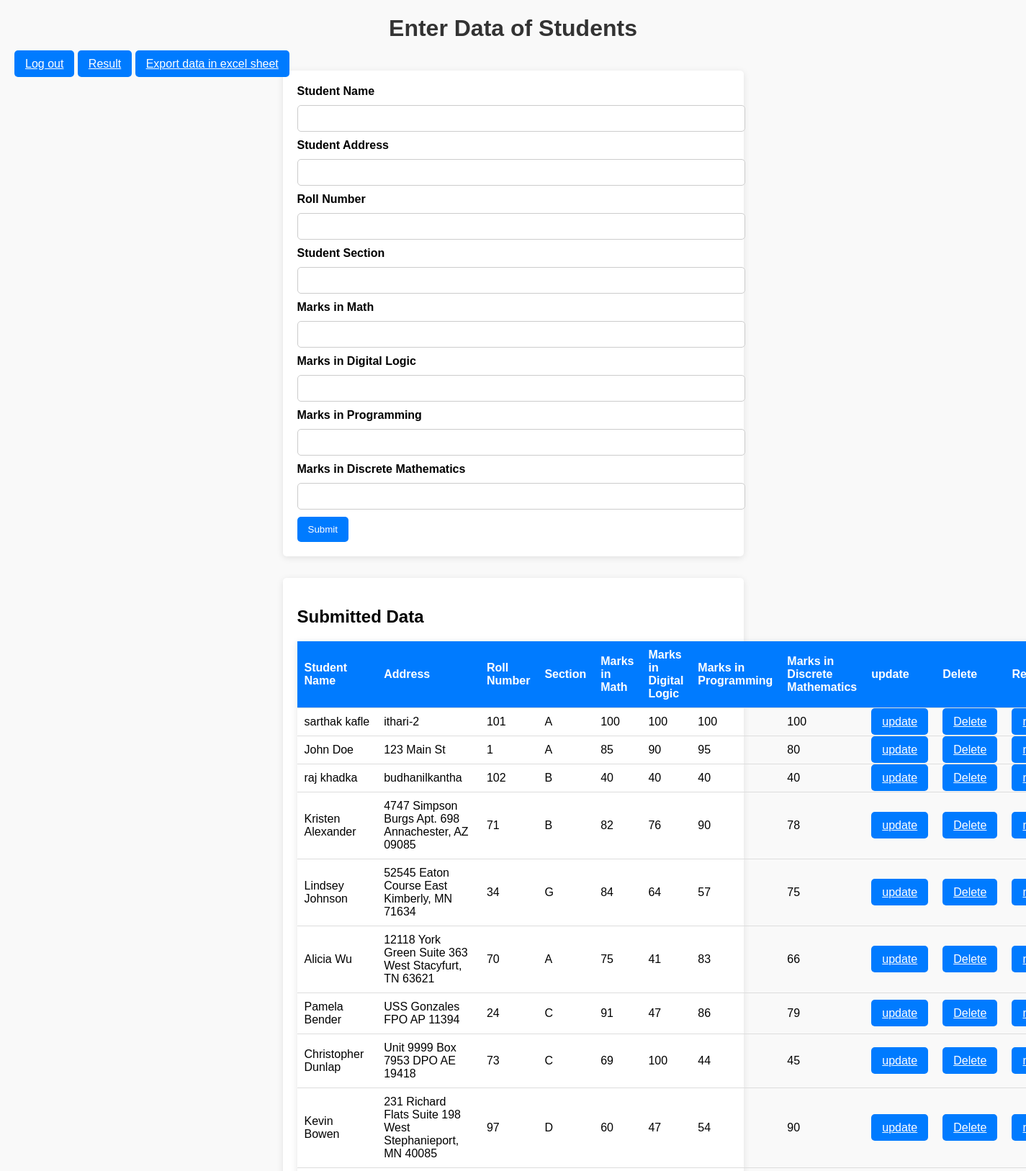
/student_page/ (signed in, upper part), run on the app's committed database.
### home/models.py (models this page shows, shortened)
class student(models.Model):
    student_name=models.CharField(max_length=50)
    student_address=models.CharField(max_length=100)
    student_roll_number=models.IntegerField()
    student_section=models.CharField(max_length=1)
    student_marks_math=models.IntegerField(null=True,blank=True)
    student_marks_Digital_logic=models.IntegerField(null=True,blank=True)
    student_marks_programming=models.IntegerField(null=True,blank=True)
    student_marks_discrete=models.IntegerField(null=True,blank=True)

### home/views.py (the view, shortened to what this page needs)
# urls.py: path("student_page/",student_page,name="student_page"),
@login_required(login_url="/login_page")
def student_page(request):
    queryset=student.objects.all()
    context={"students":queryset}
    return render(request,"student_page.html",context)

### home/templates/student_page.html (shortened to what this page needs)
<!DOCTYPE html>
<html lang="en">
<head>
    {%load static%}
    <link rel="stylesheet" href=" {%static 'student.css'%}">
</head>
<body>
    <h1>Enter Data of Students</h1>
    <a href="/logout_page/" class="btn btn-success">Log out</a>
    <a href="/piechart/" class="btn btn-success">Result</a>
    <a href="/data_export/" class="btn btn_danger">Export data in excel sheet</a>
    <div class="form-container">
        <form method="POST" enctype="multipart/form-data">
            <div class="mb-3">
                <label for="student_name" class="form-label">Student Name</label>
                <input type="text" name="student_name" class="form-control" required>
            </div>
            <div class="mb-3">
                <label for="student_address" class="form-label">Student Address</label>
                <input type="text" name="student_address" class="form-control" required>
            </div>
            <div class="mb-3">
                <label for="student_roll_number" class="form-label">Roll Number</label>
                <input type="text" name="student_roll_number" class="form-control" required>
            </div>
            <div class="mb-3">
                <label for="student_section" class="form-label">Student Section</label>
                <input type="text" name="student_section" class="form-control" required>
            </div>
            <div class="mb-3">
                <label for="student_marks_math" class="form-label">Marks in Math</label>
                <input type="text" name="student_marks_math" class="form-control" required>
            </div>
            <div class="mb-3">
                <label for="student_marks_Digital_logic" class="form-label">Marks in Digital Logic</label>
                <input type="text" name="student_marks_Digital_logic" class="form-control" required>
            </div>
            <div class="mb-3">
                <label for="student_marks_programming" class="form-label">Marks in Programming</label>
                <input type="text" name="student_marks_programming" class="form-control" required>
            </div>
            <div class="mb-3">
                <label for="student_marks_discrete" class="form-label">Marks in Discrete Mathematics</label>
                <input type="text" name="student_marks_discrete" class="form-control" required>
            </div>
            <button type="submit" class="btn">Submit</button>
        </form>
    </div>
    <div class="form-container">
        <h2>Submitted Data</h2>
        <table class="submitted_table">
            <thead>
                <tr>
                    <th>Student Name</th>
                    <th>Address</th>
                    <th>Roll Number</th>
                    <th>Section</th>
                    <th>Marks in Math</th>
                    <th>Marks in Digital Logic</th>
                    <th>Marks in Programming</th>
                    <th>Marks in Discrete Mathematics</th>
                    <th>update</th>
                    <th>Delete</th>
                    <th>Report_card</th>
                </tr>
            </thead>
            <tbody>
                {% for student in students %}
                <tr>
                    <td>{{ student.student_name }}</td>
                    <td>{{ student.student_address }}</td>
                    <td>{{ student.student_roll_number }}</td>
                    <td>{{ student.student_section }}</td>
                    <td>{{ student.student_marks_math }}</td>
                    <td>{{ student.student_marks_Digital_logic }}</td>
                    <td>{{ student.student_marks_programming }}</td>
                    <td>{{ student.student_marks_discrete }}</td>
                    <td>
                        <a href="/update/{{student.id}}"class ="btn btn-success">update</a>
                    </td>
                    <td>
                           <a href="/delete/{{student.id}}" class="btn btn-success">Delete</a>
                    </td>
                    <td>
                        <a href="/report_card/{{student.id}}" class="btn btn-success">report_card</a>
                    </td>
                </tr>
                {% endfor %}
            </tbody>
        </table>
    </div>
    <br>
</body>
</html>

### home/static/student.css (style rules this page uses)
body { font-family: Arial, sans-serif; margin: 20px; background-color: #f9f9f9; }
h1 { text-align: center; color: #333; }
.form-container { flex-direction: column; max-width: 600px; margin: 0 auto; background: white; padding: 20px; border-radius: 5px; box-shadow: 0 2px 10px rgba(0, 0, 0, 0.1); margin-bottom: 30px; }
.form-label { font-weight: bold; }
.form-control { width: 100%; padding: 10px; margin: 10px 0; border: 1px solid #ccc; border-radius: 5px; }
.btn { background-color: #007bff; color: white; padding: 10px 15px; border: none; border-radius: 5px; cursor: pointer; }
table { width: 100%; border-collapse: collapse; margin-top: 20px; box-shadow: 0 2px 10px rgba(0, 0, 0, 0.1); }
th, td { padding: 10px; text-align: left; border-bottom: 1px solid #ddd; }
th { background-color: #007bff; color: white; }

### data on the page
student: student_name "sarthak kafle", student_address "ithari-2", student_roll_number "101", student_section "A", student_marks_math "100", student_marks_Digital_logic "100", student_marks_programming "100", student_marks_discrete "100"
student: student_name "John Doe", student_address "123 Main St", student_roll_number "1", student_section "A", student_marks_math "85", student_marks_Digital_logic "90", student_marks_programming "95", student_marks_discrete "80"
student: student_name "raj khadka", student_address "budhanilkantha", student_roll_number "102", student_section "B", student_marks_math "40", student_marks_Digital_logic "40", student_marks_programming "40", student_marks_discrete "40"
student: student_name "Kristen Alexander", student_address "4747 Simpson Burgs Apt. 698 Annachester, AZ 09085", student_roll_number "71", student_section "B", student_marks_math "82", student_marks_Digital_logic "76", student_marks_programming "90", student_marks_discrete "78"
student: student_name "Lindsey Johnson", student_address "52545 Eaton Course East Kimberly, MN 71634", student_roll_number "34", student_section "G", student_marks_math "84", student_marks_Digital_logic "64", student_marks_programming "57", student_marks_discrete "75"
student: student_name "Alicia Wu", student_address "12118 York Green Suite 363 West Stacyfurt, TN 63621", student_roll_number "70", student_section "A", student_marks_math "75", student_marks_Digital_logic "41", student_marks_programming "83", student_marks_discrete "66"
student: student_name "Pamela Bender", student_address "USS Gonzales FPO AP 11394", student_roll_number "24", student_section "C", student_marks_math "91", student_marks_Digital_logic "47", student_marks_programming "86", student_marks_discrete "79"
student: student_name "Christopher Dunlap", student_address "Unit 9999 Box 7953 DPO AE 19418", student_roll_number "73", student_section "C", student_marks_math "69", student_marks_Digital_logic "100", student_marks_programming "44", student_marks_discrete "45"
student: student_name "Kevin Bowen", student_address "231 Richard Flats Suite 198 West Stephanieport, MN 40085", student_roll_number "97", student_section "D", student_marks_math "60", student_marks_Digital_logic "47", student_marks_programming "54", student_marks_discrete "90"
